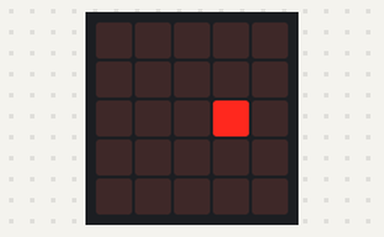
A program run on a simulated BBC micro:bit (MakeCode). Parts: the board's 5×5 LED display.

Above: at 0.15 s.
At 4.68 s:
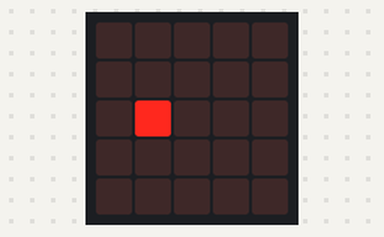
At 9.82 s:
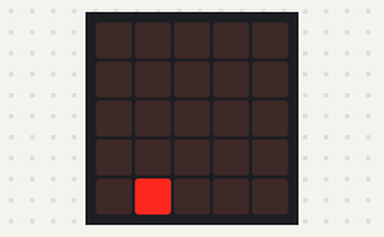
At 19.79 s:
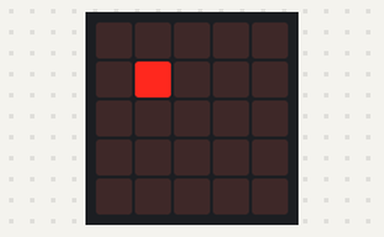
At 29.76 s:
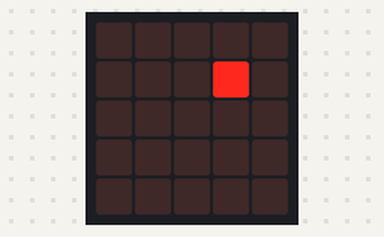
At 39.73 s:
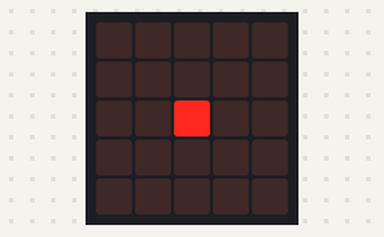

The program:

main.ts
```typescript
let Y = 0
let X = 0
let S1 = game.createSprite(2, 2)
basic.forever(function () {
    X = S1.get(LedSpriteProperty.X)
    Y = S1.get(LedSpriteProperty.Y)
    S1.move(1)
    led.plot(X, Y)
    S1.ifOnEdgeBounce()
    S1.turn(Direction.Right, 45)
})
```

test.ts
```typescript
// テストはここに来ます。このパッケージが拡張機能として使用されるときにはコンパイルされません。
```
